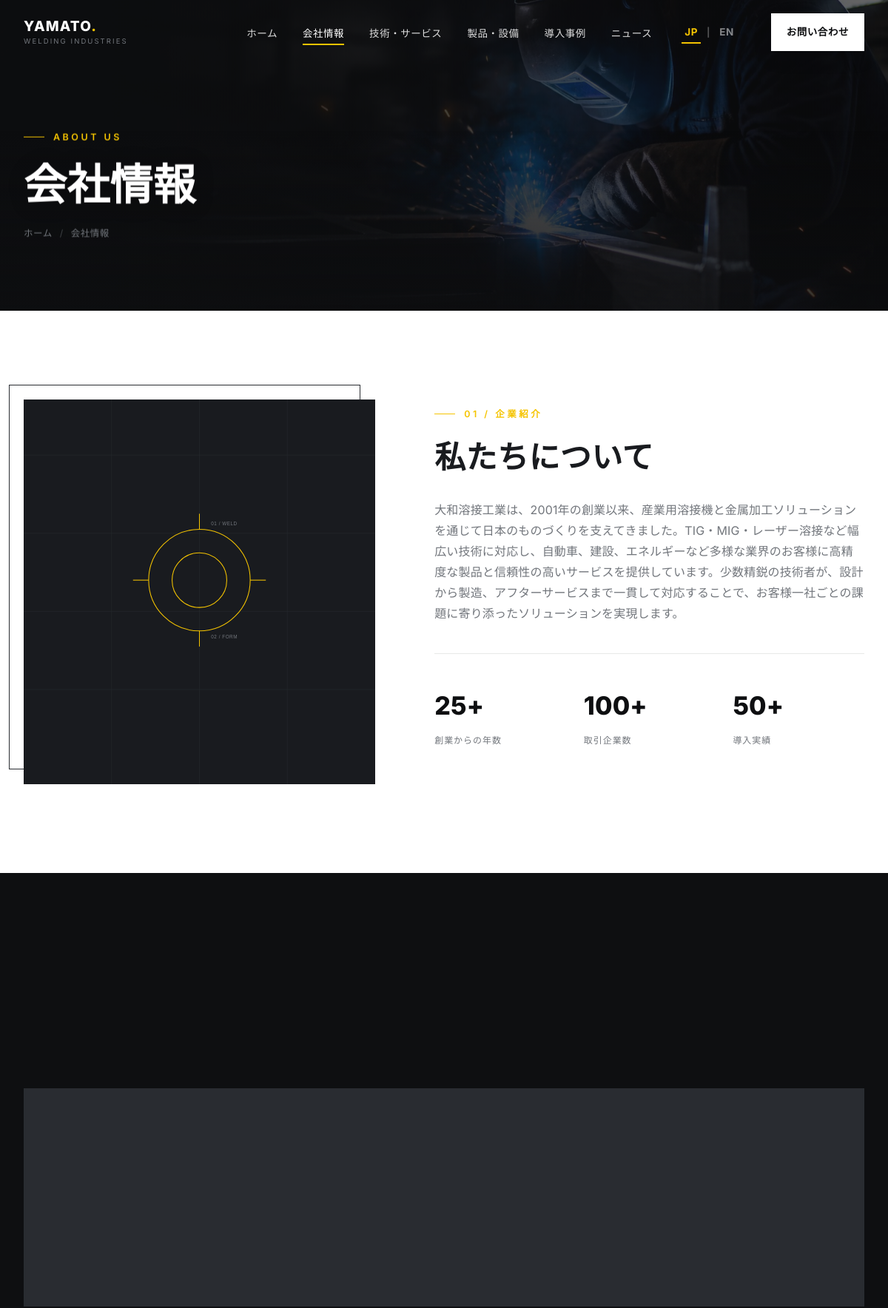
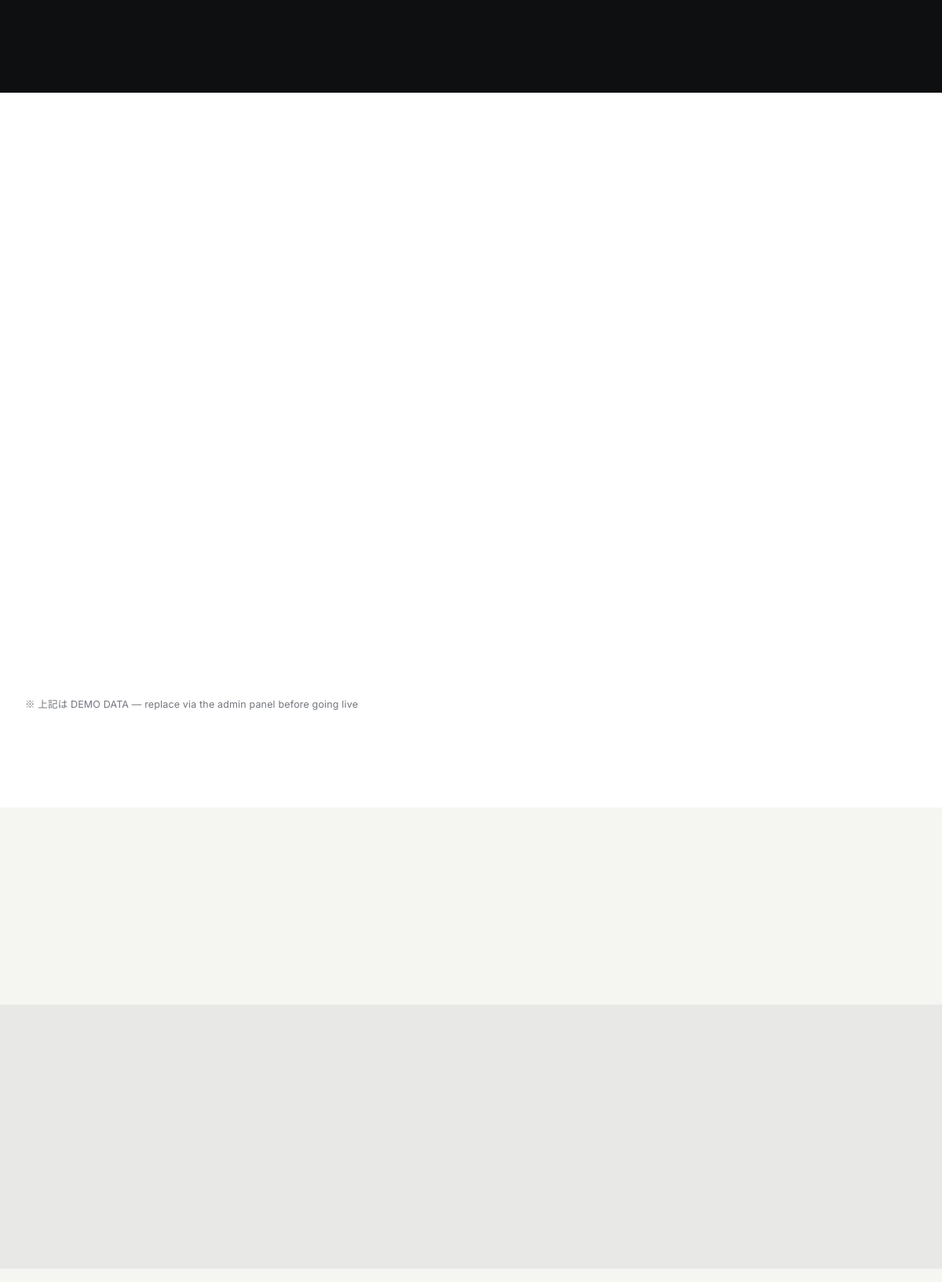
Page /about.php (upper part) on the committed database (2 pictures, top to bottom).
### tables this page shows
CREATE TABLE homepage_content (
    id INT AUTO_INCREMENT PRIMARY KEY,
    section_key VARCHAR(100) NOT NULL UNIQUE,
    title_ja VARCHAR(255),
    title_en VARCHAR(255),
    subtitle_ja TEXT,
    subtitle_en TEXT,
    content_ja TEXT,
    content_en TEXT,
    image VARCHAR(255),
    updated_at TIMESTAMP DEFAULT CURRENT_TIMESTAMP ON UPDATE CURRENT_TIMESTAMP
);

CREATE TABLE stats (
    id INT AUTO_INCREMENT PRIMARY KEY,
    number_value VARCHAR(20) NOT NULL,
    label_ja VARCHAR(100) NOT NULL,
    label_en VARCHAR(100) NOT NULL,
    sort_order INT DEFAULT 0
);

### includes/functions.php (called while the page is built, shortened)
<?php
function e(?string $value): string
{
    return htmlspecialchars((string) $value, ENT_QUOTES, 'UTF-8');
}
function image_url(?string $filename, string $subfolder): string
{
    return base_url('uploads/' . $subfolder . '/' . $filename);
}
function base_url(string $path = ''): string
{
    $scriptDir = str_replace('\\', '/', dirname($_SERVER['SCRIPT_NAME']));
    $scriptDir = rtrim($scriptDir, '/');
    return $scriptDir . '/' . ltrim($path, '/');
}
function page_header_image_url(?string $filename = null, string $subfolder = '', int $fallbackIndex = 0): string
{
    $extension = strtolower(pathinfo((string) $filename, PATHINFO_EXTENSION));
    $fallbacks = [
        'assets/images/hero-welding-v2.jpg',
        'assets/images/hero-robotic-v2.jpg',
        'assets/images/hero-machining-v2.jpg',
    ];
    $index = abs($fallbackIndex) % count($fallbacks);
    return base_url($fallbacks[$index]);
}
function get_setting(string $key, string $default = ''): string
{
    static $cache = null;
    $pdo = getPDO();
    if ($cache === null) {
        $cache = [];
        $stmt = $pdo->query('SELECT setting_key, setting_value FROM site_settings');
        foreach ($stmt->fetchAll() as $row) {
            $cache[$row['setting_key']] = $row['setting_value'];
        }
    }
    return $cache[$key] ?? $default;
}

### includes/language.php (called while the page is built, shortened)
<?php
$CURRENT_LANG = $_SESSION['site_lang'];
$LANG = require __DIR__ . '/lang/' . $CURRENT_LANG . '.php';
function t(string $key): string
{
    global $LANG;
    return $LANG[$key] ?? $key;
}
function tf(array $row, string $field): string
{
    global $CURRENT_LANG;
    $primary   = $row[$field . '_' . $CURRENT_LANG] ?? '';
    $fallback  = $CURRENT_LANG === 'ja'
        ? ($row[$field . '_en'] ?? '')
        : ($row[$field . '_ja'] ?? '');
    $value = trim((string) $primary) !== '' ? $primary : $fallback;
    return (string) $value;
}

### about.php (the view, shortened to what this page needs)
<?php
require_once __DIR__ . '/includes/functions.php';
require_once __DIR__ . '/includes/language.php';
$pdo = getPDO();
$aboutHome = $pdo->query("SELECT * FROM homepage_content WHERE section_key = 'about'")->fetch();
$stats     = $pdo->query("SELECT * FROM stats ORDER BY sort_order ASC")->fetchAll();
$pageHeaderImage = page_header_image_url($aboutHome['image'] ?? null, 'homepage', 0);
$pageDescription = get_setting('meta_description_' . $CURRENT_LANG, '');
include __DIR__ . '/includes/header.php';
?>
<section class="page-header" style="--page-header-bg:url('<?= e($pageHeaderImage) ?>');">
    <div class="container">
        <div class="eyebrow"><?= e(t('about_page_eyebrow')) ?></div>
        <h1 class="page-title"><?= e(t('about_page_title')) ?></h1>
        <div class="breadcrumb">
            <a href="<?= e(base_url('index.php')) ?>"><?= e(t('breadcrumb_home')) ?></a>
            <span class="sep">/</span>
            <span><?= e(t('nav_about')) ?></span>
        </div>
    </div>
</section>
<section class="section section--white">
    <div class="container">
        <div class="about-grid">
            <div class="about-visual reveal">
                <img src="<?= e(image_url($aboutHome['image'], 'homepage')) ?>" alt="">
            </div>
            <div class="about-text-block reveal">
                <div class="eyebrow">01 / <?= e(t('about_intro_title')) ?></div>
                <h2 class="section-title" style="margin-bottom:28px;"><?= e(tf($aboutHome, 'title')) ?></h2>
                <p><?= nl2br(e(tf($aboutHome, 'content'))) ?></p>
                <div class="about-meta">
                    <?php foreach ($stats as $s): ?>
                    <div class="about-meta-item">
                        <div class="num"><?= e($s['number_value']) ?></div>
                        <div class="label"><?= e(tf($s, 'label')) ?></div>
                    </div>
                    <?php endforeach; ?>
                </div>
            </div>
        </div>
    </div>
</section>
<section class="section section--dark">
    <div class="container">
        <div class="grid-3" style="margin-top:8px;">
        </div>
    </div>
</section>
<section class="section section--white">
    <div class="container">
        <p style="margin-top:24px; font-size:12.5px; color:var(--c-gray);">
            <?= $CURRENT_LANG === 'ja' ? '※ 上記は' : '*' ?> <?= e(get_setting('sample_data_notice')) ?>
        </p>
    </div>
</section>
<section class="section section--off section--tight">
    <div class="container">
    </div>
    <div class="industry-grid">
    </div>
</section>
<?php include __DIR__ . '/includes/footer.php'; ?>

### assets/css/style.css (style rules this page uses)
:root { --c-black: #0E0F11; --c-graphite: #191B1F; --c-dark-gray: #292C31; --c-gray: #72767C; --c-light-gray: #E8E9E7; --c-white: #FFFFFF; --c-off-white: #F5F5F2; --c-yellow: #F5C400; --font-jp: 'Noto Sans JP', 'Inter', sans-serif; --font-en: 'Inter', 'Noto Sans JP', sans-serif; --container: 1240px; --gutter: 32px; --header-h: 88px; --ease: cubic-bezier(.22, .61, .36, 1); --transition: 0.5s var(--ease); }
html[lang="ja"] { --font-body: var(--font-jp); }
*, *::before, *::after { box-sizing: border-box; }
html { scroll-behavior: smooth; }
body { margin: 0; font-family: var(--font-body, var(--font-jp)); color: var(--c-graphite); background: var(--c-white); -webkit-font-smoothing: antialiased; line-height: 1.75; font-size: 16px; letter-spacing: 0.01em; overflow-x: hidden; }
img { max-width: 100%; display: block; }
a { color: inherit; text-decoration: none; }
h1, h2, h3, h4, p { margin: 0; }
.container { max-width: var(--container); margin: 0 auto; padding: 0 var(--gutter); }
.section { padding: 120px 0; position: relative; }
.section--tight { padding: 80px 0; }
.section--dark { background: var(--c-black); color: var(--c-light-gray); }
.section--white { background: var(--c-white); color: var(--c-graphite); }
.section--off { background: var(--c-off-white); color: var(--c-graphite); }
.eyebrow { display: inline-flex; align-items: center; gap: 12px; font-family: var(--font-en); font-size: 12.5px; font-weight: 600; letter-spacing: 0.28em; text-transform: uppercase; color: var(--c-yellow); margin-bottom: 20px; }
.eyebrow::before { content: ""; width: 28px; height: 1px; background: var(--c-yellow); }
.section-title { font-size: clamp(28px, 4vw, 42px); font-weight: 700; line-height: 1.35; letter-spacing: 0.01em; }
.about-grid { display: grid; grid-template-columns: 0.9fr 1.1fr; gap: 80px; align-items: start; }
.about-visual { position: relative; }
.about-visual img { width: 100%; height: 520px; object-fit: cover; }
.about-visual::before { content: ""; position: absolute; top: -20px; left: -20px; width: 100%; height: 100%; border: 1px solid var(--c-dark-gray); z-index: -1; }
.about-text-block p { color: var(--c-gray); margin-bottom: 18px; }
.about-meta { display: grid; grid-template-columns: repeat(3, 1fr); gap: 24px; margin-top: 40px; padding-top: 40px; border-top: 1px solid var(--c-light-gray); }
.about-meta-item .num { font-family: var(--font-en); font-size: 34px; font-weight: 800; color: var(--c-black); }
.about-meta-item .label { margin-top: 6px; font-size: 12px; letter-spacing: 0.08em; color: var(--c-gray); text-transform: uppercase; }
.grid-3 { display: grid; grid-template-columns: repeat(3, 1fr); gap: 1px; background: var(--c-light-gray); }
.section--dark .grid-3, .section--graphite .grid-3 { background: var(--c-dark-gray); }
.industry-grid { display: grid; grid-template-columns: repeat(4, 1fr); gap: 1px; background: var(--c-light-gray); }
.page-header { position: relative; isolation: isolate; min-height: 420px; display: flex; align-items: center; padding: calc(var(--header-h) + 58px) 0 64px; background-color: var(--c-black); color: var(--c-white); overflow: hidden; }
.page-header::before { content: ""; position: absolute; inset: -70px -24px; z-index: -2; background-image: linear-gradient(90deg, rgba(14,15,17,0.91) 0%, rgba(14,15,17,0.78) 50%, rgba(14,15,17,0.62) 100%), var(--page-header-bg, url('../images/hero-machining-v2.jpg')); background-size: cover; background-position: center; transform: translate3d(0, var(--parallax-y, 0px), 0); will-change: transform; }
.page-header::after { content: ""; position: absolute; inset: 0; z-index: -1; background: linear-gradient(0deg, rgba(14,15,17,0.52), transparent 58%); pointer-events: none; }
.page-header > .container { position: relative; z-index: 1; width: 100%; transform: translate3d(0, var(--parallax-content-y, 0px), 0); will-change: transform; }
.page-header .eyebrow { color: var(--c-yellow); }
.page-title { max-width: 920px; font-size: clamp(36px, 5vw, 58px); font-weight: 800; line-height: 1.18; text-shadow: 0 2px 28px rgba(0,0,0,0.22); }
.breadcrumb { margin-top: 20px; display: flex; gap: 10px; align-items: center; font-family: var(--font-en); font-size: 12.5px; color: var(--c-gray); letter-spacing: 0.04em; }
.breadcrumb .sep { opacity: 0.5; }
.reveal { opacity: 0; transform: translateY(28px); transition: opacity 0.8s var(--ease), transform 0.8s var(--ease); }
.reveal.is-visible { opacity: 1; transform: translateY(0); }

### rows in the picture
homepage_content: image (picture), title_ja "私たちについて", content_ja "大和溶接工業は、2001年の創業以来、産業用溶接機と金属加工ソリューションを通じて日本のものづくりを支えてきました。TIG・MIG・レーザー溶接など幅広い技術に対応し、自動車、建設、エネルギーなど多様な業界のお客様に高精度な製品と信頼性の高いサービスを提供しています。少数精鋭の技術者が、設計から製造、アフターサービスまで一貫して対応することで、お客様一社ごとの課題に寄り添ったソリューションを実現します。"
stats: number_value "25+", label_ja "創業からの年数"
stats: number_value "100+", label_ja "取引企業数"
stats: number_value "50+", label_ja "導入実績"

### other values in the picture
t('nav_home') "ホーム"
t('nav_about') "会社情報"
t('nav_technology') "技術・サービス"
t('nav_products') "製品・設備"
t('nav_projects') "導入事例"
t('nav_news') "ニュース"
t('lang_jp') "JP"
t('lang_en') "EN"
t('nav_contact') "お問い合わせ"
t('about_page_eyebrow') "ABOUT US"
t('about_page_title') "会社情報"
t('breadcrumb_home') "ホーム"
t('about_intro_title') "企業紹介"
get_setting('sample_data_notice') "DEMO DATA — replace via the admin panel before going live"
